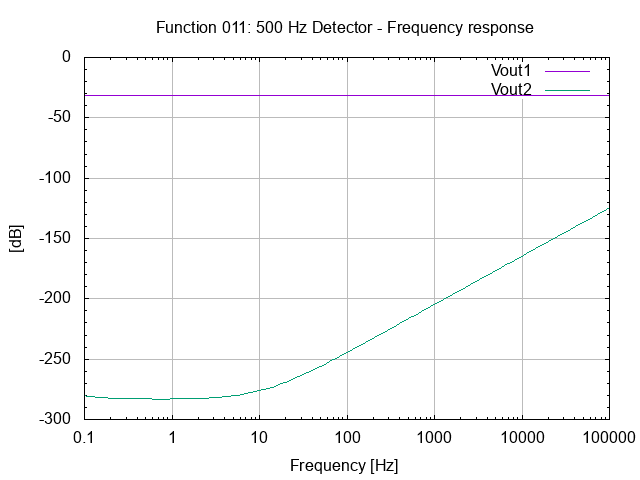

Write gnuplot code to recreate this figure.
# setup terminal
set term png

# setup graph
set output "26.011.00.00.01.png"
set title "Function 011: 500 Hz Detector - Frequency response"

# setup Y-axis
set grid ytics lt 1 lw 1 lc rgb "#bbbbbb"
set mytics
set ylabel "[dB]"

#setup X-axis
set logscale x 10
set grid xtics lt 1 lw 1 lc rgb "#bbbbbb"
set xlabel "Frequency [Hz]"

# setup plot style
set style data lines
plot '26.011.00.00.01.dat' using 1:2 title "Vout1", \
     '26.011.00.00.01.dat' using 1:3 title "Vout2"

# set output back to default
set output

# reset terminal type
set terminal pop
